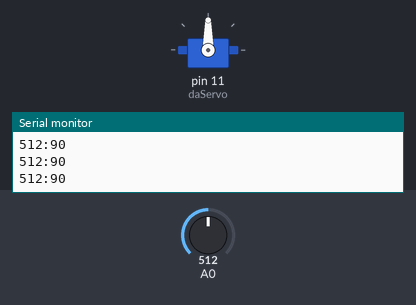
This sketch was run on a simulated Arduino Uno, built with avr-gcc and run on an emulated ATmega328P. On the bench: servo, the last lines printed to the serial monitor. The test bench sets the inputs (shaded band); at power-on: A0 = 512.

Above: at 1.2 s.
1.3 s: A0 set to 716
At 1.6 s:
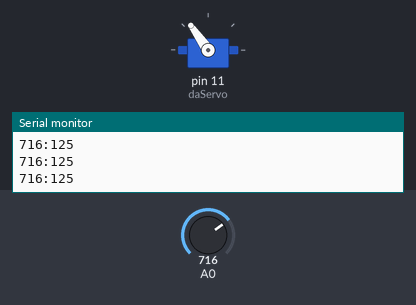
2.8 s: A0 set to 900
At 4.0 s:
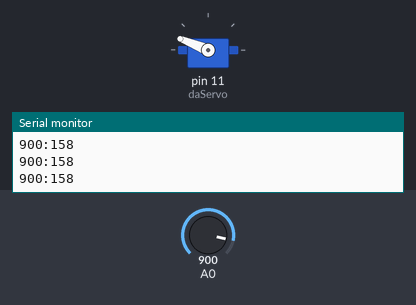
4.3 s: A0 set to 1023
At 5.5 s:
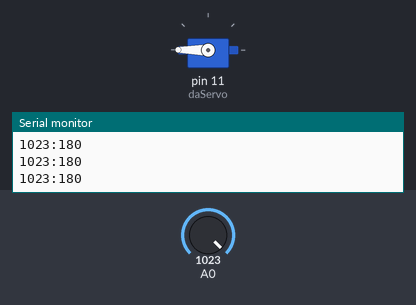
5.8 s: A0 set to 306
At 7.0 s:
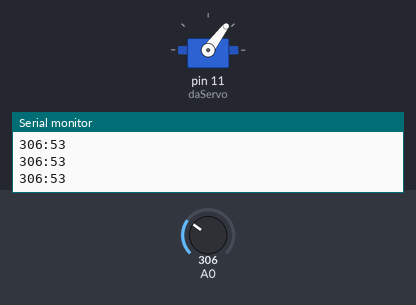
7.3 s: A0 set to 122
At 8.5 s:
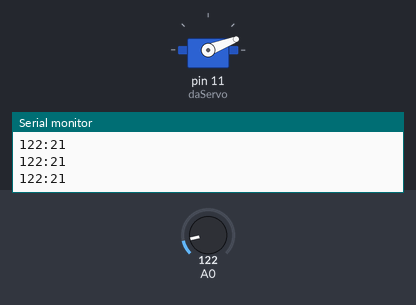
8.8 s: A0 set to 0
At 10.0 s:
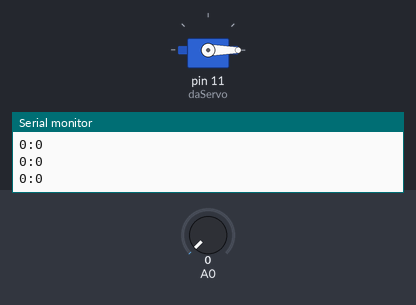
Timing chart, 0 to 11.3 s (numbered marks = the images above; inputs shaded):
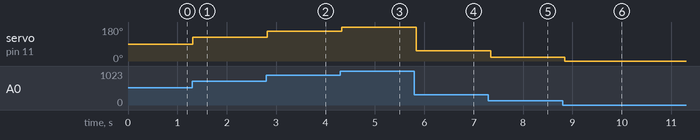

Measured:
- after the input at 1.3 s, servo on pin 11 (daServo): 90° → 125° at once
- after the input at 2.8 s, servo on pin 11 (daServo): 125° → 158° at once
- after the input at 4.3 s, servo on pin 11 (daServo): 158° → 180° at once
- after the input at 5.8 s, servo on pin 11 (daServo): 180° → 53° at once
- after the input at 7.3 s, servo on pin 11 (daServo): 53° → 21° at once
- after the input at 8.8 s, servo on pin 11 (daServo): 21° → 0° after 0.05 s

The sketch:

light_sensor_with_servo.ino
```cpp
#include <Servo.h>

Servo daServo;

int servoValue;

void setup() {
    Serial.begin(9600);
    daServo.attach(11);
}

void loop() {
    int daValue = analogRead(A0);

    Serial.print(daValue);

    Serial.print(":");

    servoValue = map(daValue, 0, 1023, 0, 180);

    Serial.println(servoValue);

    daServo.write(servoValue);

    delay(100);
}
```
